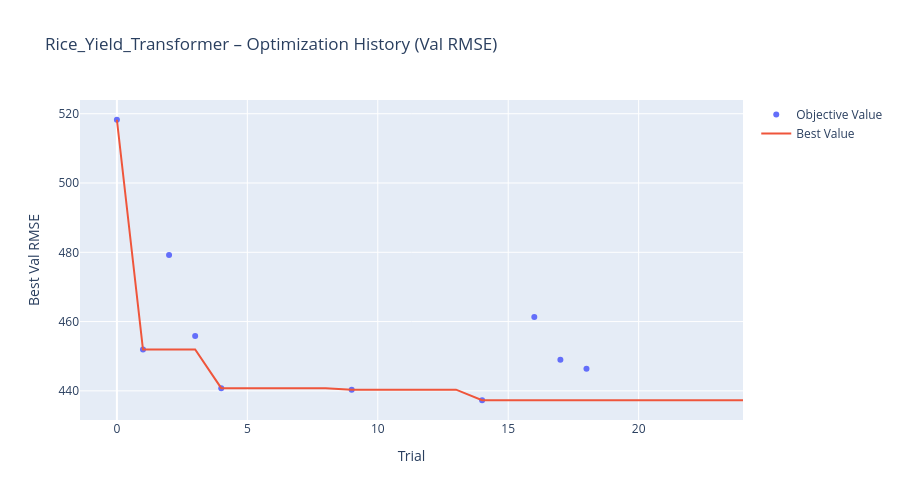
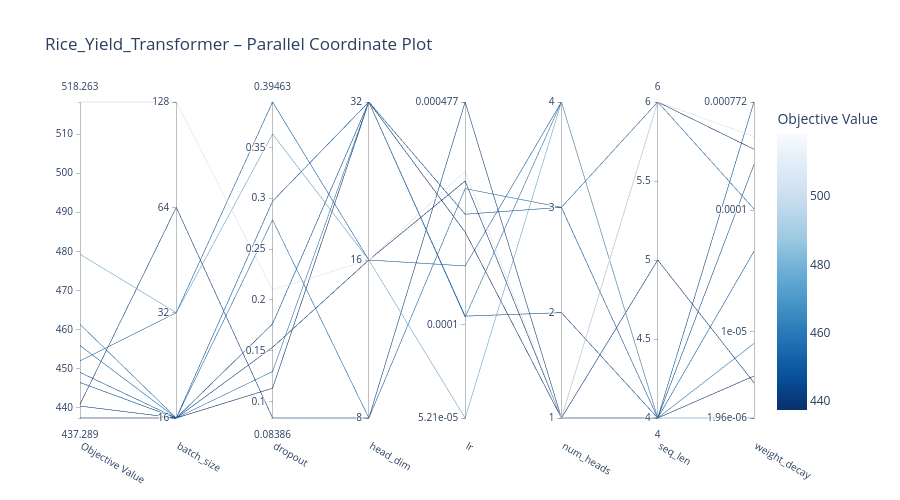
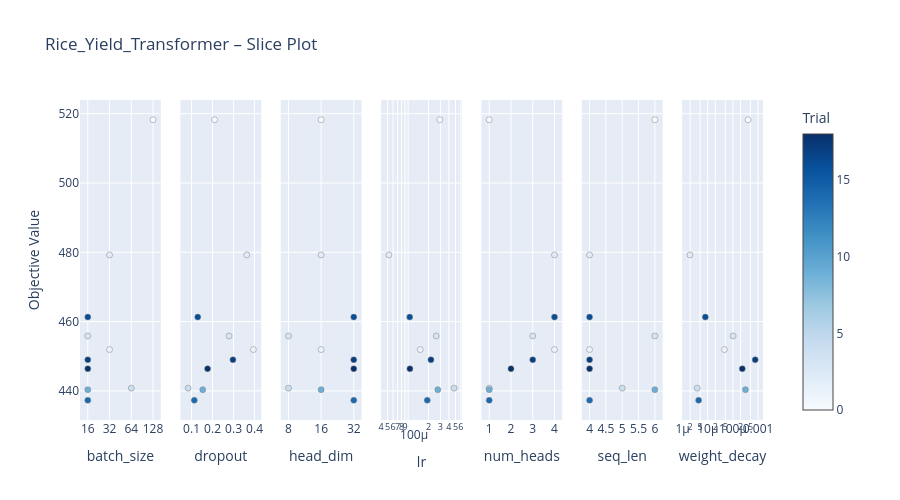
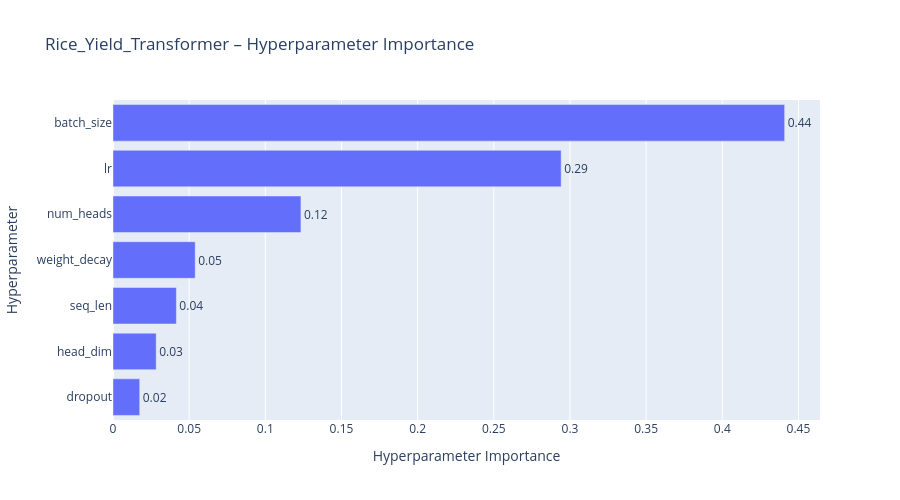

Write notebook code for charts like these, in order.
### Code cell
# Optuna Visualizations
name = f"{CHOSEN_CROP.capitalize()}_Yield_Transformer"

# 1. Optimization History (best value over trials)
fig = plot_optimization_history(study)
fig.update_layout(
    title=f"{name} – Optimization History (Val RMSE)",
    xaxis_title="Trial",
    yaxis_title="Best Val RMSE",
    width=900,
    height=500,
)
fig.show()

# 2. Parallel Coordinate Plot (how hyperparams interact)
fig = plot_parallel_coordinate(study)
fig.update_layout(
    title=f"{name} – Parallel Coordinate Plot",
    width=900,
    height=500,
)
fig.show()

# 3. Slice Plot (effect of each hyperparameter individually)
fig = plot_slice(study)
fig.update_layout(
    title=f"{name} – Slice Plot",
    width=900,
    height=500,
)
fig.show()

# 4. Hyperparameter Importance (which params matter most)
try:
    fig = plot_param_importances(study)
    fig.update_layout(
        title=f"{name} – Hyperparameter Importance",
        width=900,
        height=500,
    )
    fig.show()
except (ValueError, RuntimeError) as e:
    print(f"Could not plot parameter importance: {e}")

### Figure 1 — Plotly figure (JSON) as saved in the notebook; plotly's stock layout.template omitted (floating-point values rounded to 4 significant figures)
{"data": [{"mode": "markers", "name": "Objective Value", "type": "scatter", "x": [0, 1, 2, 3, 4, 9, 14, 16, 17, 18], "y": [518.3, 451.9, 479.2, 455.8, 440.8, 440.3, 437.3, 461.3, 449.0, 446.4]}, {"mode": "lines", "name": "Best Value", "type": "scatter", "x": [0, 1, 2, 3, 4, 5, 6, 7, 8, 9, 10, 11, 12, 13, 14, 15, 16, 17, 18, 19, 20, 21, 22, 23, 24], "y": [518.3, 451.9, 451.9, 451.9, 440.8, 440.8, 440.8, 440.8, 440.8, 440.3, 440.3, 440.3, 440.3, 440.3, 437.3, 437.3, 437.3, 437.3, 437.3, 437.3, 437.3, 437.3, 437.3, 437.3, 437.3]}, {"marker": {"color": "#cccccc"}, "mode": "markers", "name": "Infeasible Trial", "showlegend": false, "type": "scatter", "x": [], "y": []}], "layout": {"height": 500, "title": {"text": "Rice_Yield_Transformer – Optimization History (Val RMSE)"}, "width": 900, "xaxis": {"title": {"text": "Trial"}}, "yaxis": {"title": {"text": "Best Val RMSE"}}}}

### Figure 2 — Plotly figure (JSON) as saved in the notebook; plotly's stock layout.template omitted (floating-point values rounded to 4 significant figures)
{"data": [{"dimensions": [{"label": "Objective Value", "range": [437.3, 518.3], "values": [455.8, 440.3, 437.3, 446.4, 449.0, 461.3, 451.9, 479.2, 440.8, 518.3]}, {"label": "batch_size", "range": [0, 3], "ticktext": ["16", "32", "64", "128"], "tickvals": [0, 1, 2, 3], "values": [0, 0, 0, 0, 0, 0, 1, 1, 2, 3]}, {"label": "dropout", "range": [0.08386, 0.3946], "values": [0.2787, 0.1534, 0.1131, 0.1764, 0.2971, 0.1296, 0.3946, 0.3632, 0.08386, 0.21]}, {"label": "head_dim", "range": [0, 2], "ticktext": ["8", "16", "32"], "tickvals": [0, 1, 2], "values": [0, 1, 2, 2, 2, 2, 1, 1, 0, 1]}, {"label": "lr", "range": [-4.283, -3.321], "ticktext": ["5.21e-05", "0.0001", "0.000477"], "tickvals": [-4.283, -4, -3.321], "values": [-3.585, -3.562, -3.717, -3.973, -3.663, -3.976, -3.82, -4.283, -3.321, -3.532]}, {"label": "num_heads", "range": [0, 3], "ticktext": ["1", "2", "3", "4"], "tickvals": [0, 1, 2, 3], "values": [2, 0, 0, 1, 2, 3, 3, 3, 0, 0]}, {"label": "seq_len", "range": [4, 6], "values": [6, 6, 4, 4, 4, 4, 4, 4, 5, 6]}, {"label": "weight_decay", "range": [-5.707, -3.112], "ticktext": ["1.96e-06", "1e-05", "0.0001", "0.000772"], "tickvals": [-5.707, -5, -4, -3.112], "values": [-3.991, -3.5, -5.362, -3.626, -3.112, -5.095, -4.338, -5.707, -5.418, -3.395]}], "labelangle": 30, "labelside": "bottom", "line": {"color": [455.8, 440.3, 437.3, 446.4, 449.0, 461.3, 451.9, 479.2, 440.8, 518.3], "colorbar": {"title": {"text": "Objective Value"}}, "colorscale": [[0, "rgb(247,251,255)"], [0.125, "rgb(222,235,247)"], [0.25, "rgb(198,219,239)"], [0.375, "rgb(158,202,225)"], [0.5, "rgb(107,174,214)"], [0.625, "rgb(66,146,198)"], [0.75, "rgb(33,113,181)"], [0.875, "rgb(8,81,156)"], [1, "rgb(8,48,107)"]], "reversescale": true, "showscale": true}, "type": "parcoords"}], "layout": {"height": 500, "title": {"text": "Rice_Yield_Transformer – Parallel Coordinate Plot"}, "width": 900}}

### Figure 3 — Plotly figure (JSON) as saved in the notebook; plotly's stock layout.template omitted (floating-point values rounded to 4 significant figures)
{"data": [{"marker": {"color": [0, 1, 2, 3, 4, 9, 14, 16, 17, 18], "colorbar": {"title": {"text": "Trial"}, "x": 1, "xpad": 40}, "colorscale": [[0, "rgb(247,251,255)"], [0.125, "rgb(222,235,247)"], [0.25, "rgb(198,219,239)"], [0.375, "rgb(158,202,225)"], [0.5, "rgb(107,174,214)"], [0.625, "rgb(66,146,198)"], [0.75, "rgb(33,113,181)"], [0.875, "rgb(8,81,156)"], [1, "rgb(8,48,107)"]], "line": {"color": "Grey", "width": 0.5}, "showscale": true}, "mode": "markers", "name": "Feasible Trial", "showlegend": false, "type": "scatter", "x": [128, 32, 32, 16, 64, 16, 16, 16, 16, 16], "xaxis": "x", "y": [518.3, 451.9, 479.2, 455.8, 440.8, 440.3, 437.3, 461.3, 449.0, 446.4], "yaxis": "y"}, {"marker": {"color": [0, 1, 2, 3, 4, 9, 14, 16, 17, 18], "colorbar": {"title": {"text": "Trial"}, "x": 1, "xpad": 40}, "colorscale": [[0, "rgb(247,251,255)"], [0.125, "rgb(222,235,247)"], [0.25, "rgb(198,219,239)"], [0.375, "rgb(158,202,225)"], [0.5, "rgb(107,174,214)"], [0.625, "rgb(66,146,198)"], [0.75, "rgb(33,113,181)"], [0.875, "rgb(8,81,156)"], [1, "rgb(8,48,107)"]], "line": {"color": "Grey", "width": 0.5}, "showscale": false}, "mode": "markers", "name": "Feasible Trial", "showlegend": false, "type": "scatter", "x": [0.21, 0.3946, 0.3632, 0.2787, 0.08386, 0.1534, 0.1131, 0.1296, 0.2971, 0.1764], "xaxis": "x2", "y": [518.3, 451.9, 479.2, 455.8, 440.8, 440.3, 437.3, 461.3, 449.0, 446.4], "yaxis": "y2"}, {"marker": {"color": [0, 1, 2, 3, 4, 9, 14, 16, 17, 18], "colorbar": {"title": {"text": "Trial"}, "x": 1, "xpad": 40}, "colorscale": [[0, "rgb(247,251,255)"], [0.125, "rgb(222,235,247)"], [0.25, "rgb(198,219,239)"], [0.375, "rgb(158,202,225)"], [0.5, "rgb(107,174,214)"], [0.625, "rgb(66,146,198)"], [0.75, "rgb(33,113,181)"], [0.875, "rgb(8,81,156)"], [1, "rgb(8,48,107)"]], "line": {"color": "Grey", "width": 0.5}, "showscale": false}, "mode": "markers", "name": "Feasible Trial", "showlegend": false, "type": "scatter", "x": [16, 16, 16, 8, 8, 16, 32, 32, 32, 32], "xaxis": "x3", "y": [518.3, 451.9, 479.2, 455.8, 440.8, 440.3, 437.3, 461.3, 449.0, 446.4], "yaxis": "y3"}, {"marker": {"color": [0, 1, 2, 3, 4, 9, 14, 16, 17, 18], "colorbar": {"title": {"text": "Trial"}, "x": 1, "xpad": 40}, "colorscale": [[0, "rgb(247,251,255)"], [0.125, "rgb(222,235,247)"], [0.25, "rgb(198,219,239)"], [0.375, "rgb(158,202,225)"], [0.5, "rgb(107,174,214)"], [0.625, "rgb(66,146,198)"], [0.75, "rgb(33,113,181)"], [0.875, "rgb(8,81,156)"], [1, "rgb(8,48,107)"]], "line": {"color": "Grey", "width": 0.5}, "showscale": false}, "mode": "markers", "name": "Feasible Trial", "showlegend": false, "type": "scatter", "x": [0.0002937, 0.0001513, 5.211e-05, 0.0002601, 0.0004773, 0.0002743, 0.0001918, 0.0001057, 0.0002174, 0.0001064], "xaxis": "x4", "y": [518.3, 451.9, 479.2, 455.8, 440.8, 440.3, 437.3, 461.3, 449.0, 446.4], "yaxis": "y4"}, {"marker": {"color": [0, 1, 2, 3, 4, 9, 14, 16, 17, 18], "colorbar": {"title": {"text": "Trial"}, "x": 1, "xpad": 40}, "colorscale": [[0, "rgb(247,251,255)"], [0.125, "rgb(222,235,247)"], [0.25, "rgb(198,219,239)"], [0.375, "rgb(158,202,225)"], [0.5, "rgb(107,174,214)"], [0.625, "rgb(66,146,198)"], [0.75, "rgb(33,113,181)"], [0.875, "rgb(8,81,156)"], [1, "rgb(8,48,107)"]], "line": {"color": "Grey", "width": 0.5}, "showscale": false}, "mode": "markers", "name": "Feasible Trial", "showlegend": false, "type": "scatter", "x": [1, 4, 4, 3, 1, 1, 1, 4, 3, 2], "xaxis": "x5", "y": [518.3, 451.9, 479.2, 455.8, 440.8, 440.3, 437.3, 461.3, 449.0, 446.4], "yaxis": "y5"}, {"marker": {"color": [0, 1, 2, 3, 4, 9, 14, 16, 17, 18], "colorbar": {"title": {"text": "Trial"}, "x": 1, "xpad": 40}, "colorscale": [[0, "rgb(247,251,255)"], [0.125, "rgb(222,235,247)"], [0.25, "rgb(198,219,239)"], [0.375, "rgb(158,202,225)"], [0.5, "rgb(107,174,214)"], [0.625, "rgb(66,146,198)"], [0.75, "rgb(33,113,181)"], [0.875, "rgb(8,81,156)"], [1, "rgb(8,48,107)"]], "line": {"color": "Grey", "width": 0.5}, "showscale": false}, "mode": "markers", "name": "Feasible Trial", "showlegend": false, "type": "scatter", "x": [6, 4, 4, 6, 5, 6, 4, 4, 4, 4], "xaxis": "x6", "y": [518.3, 451.9, 479.2, 455.8, 440.8, 440.3, 437.3, 461.3, 449.0, 446.4], "yaxis": "y6"}, {"marker": {"color": [0, 1, 2, 3, 4, 9, 14, 16, 17, 18], "colorbar": {"title": {"text": "Trial"}, "x": 1, "xpad": 40}, "colorscale": [[0, "rgb(247,251,255)"], [0.125, "rgb(222,235,247)"], [0.25, "rgb(198,219,239)"], [0.375, "rgb(158,202,225)"], [0.5, "rgb(107,174,214)"], [0.625, "rgb(66,146,198)"], [0.75, "rgb(33,113,181)"], [0.875, "rgb(8,81,156)"], [1, "rgb(8,48,107)"]], "line": {"color": "Grey", "width": 0.5}, "showscale": false}, "mode": "markers", "name": "Feasible Trial", "showlegend": false, "type": "scatter", "x": [0.0004024, 4.593e-05, 1.963e-06, 0.0001021, 3.819e-06, 0.0003159, 4.343e-06, 8.026e-06, 0.0007719, 0.0002366], "xaxis": "x7", "y": [518.3, 451.9, 479.2, 455.8, 440.8, 440.3, 437.3, 461.3, 449.0, 446.4], "yaxis": "y7"}], "layout": {"height": 500, "title": {"text": "Rice_Yield_Transformer – Slice Plot"}, "width": 900, "xaxis": {"anchor": "y", "categoryarray": [16, 32, 64, 128], "categoryorder": "array", "domain": [0, 0.1184], "title": {"text": "batch_size"}, "type": "category"}, "xaxis2": {"anchor": "y2", "domain": [0.1469, 0.2653], "title": {"text": "dropout"}}, "xaxis3": {"anchor": "y3", "categoryarray": [8, 16, 32], "categoryorder": "array", "domain": [0.2939, 0.4122], "title": {"text": "head_dim"}, "type": "category"}, "xaxis4": {"anchor": "y4", "domain": [0.4408, 0.5592], "title": {"text": "lr"}, "type": "log"}, "xaxis5": {"anchor": "y5", "categoryarray": [1, 2, 3, 4], "categoryorder": "array", "domain": [0.5878, 0.7061], "title": {"text": "num_heads"}, "type": "category"}, "xaxis6": {"anchor": "y6", "domain": [0.7347, 0.8531], "title": {"text": "seq_len"}}, "xaxis7": {"anchor": "y7", "domain": [0.8816, 1.0], "title": {"text": "weight_decay"}, "type": "log"}, "yaxis": {"anchor": "x", "domain": [0, 1], "title": {"text": "Objective Value"}}, "yaxis2": {"anchor": "x2", "domain": [0, 1], "matches": "y", "showticklabels": false}, "yaxis3": {"anchor": "x3", "domain": [0, 1], "matches": "y", "showticklabels": false}, "yaxis4": {"anchor": "x4", "domain": [0, 1], "matches": "y", "showticklabels": false}, "yaxis5": {"anchor": "x5", "domain": [0, 1], "matches": "y", "showticklabels": false}, "yaxis6": {"anchor": "x6", "domain": [0, 1], "matches": "y", "showticklabels": false}, "yaxis7": {"anchor": "x7", "domain": [0, 1], "matches": "y", "showticklabels": false}}}

### Figure 4 — Plotly figure (JSON) as saved in the notebook; plotly's stock layout.template omitted (floating-point values rounded to 4 significant figures)
{"data": [{"cliponaxis": false, "hovertemplate": ["dropout (FloatDistribution): 0.01754480078384246<extra></extra>", "head_dim (CategoricalDistribution): 0.02835337249779328<extra></extra>", "seq_len (IntDistribution): 0.04159572611580143<extra></extra>", "weight_decay (FloatDistribution): 0.05396367605461633<extra></extra>", "num_heads (CategoricalDistribution): 0.1233806067312511<extra></extra>", "lr (FloatDistribution): 0.2942286463238463<extra></extra>", "batch_size (CategoricalDistribution): 0.440933171492849<extra></extra>"], "name": "Objective Value", "orientation": "h", "text": ["0.02", "0.03", "0.04", "0.05", "0.12", "0.29", "0.44"], "textposition": "outside", "type": "bar", "x": [0.01754, 0.02835, 0.0416, 0.05396, 0.1234, 0.2942, 0.4409], "y": ["dropout", "head_dim", "seq_len", "weight_decay", "num_heads", "lr", "batch_size"]}], "layout": {"height": 500, "title": {"text": "Rice_Yield_Transformer – Hyperparameter Importance"}, "width": 900, "xaxis": {"title": {"text": "Hyperparameter Importance"}}, "yaxis": {"title": {"text": "Hyperparameter"}}}}
